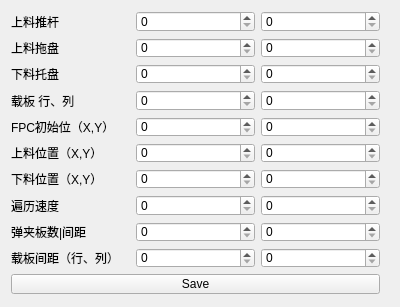
<?xml version="1.0" encoding="UTF-8"?>
<ui version="4.0">
 <class>widconfig</class>
 <widget class="QWidget" name="widconfig">
  <property name="geometry">
   <rect>
    <x>0</x>
    <y>0</y>
    <width>400</width>
    <height>307</height>
   </rect>
  </property>
  <property name="windowTitle">
   <string>widconfig</string>
  </property>
  <widget class="QWidget" name="verticalLayoutWidget">
   <property name="geometry">
    <rect>
     <x>0</x>
     <y>0</y>
     <width>391</width>
     <height>305</height>
    </rect>
   </property>
   <layout class="QVBoxLayout" name="verticalLayout">
    <item>
     <layout class="QHBoxLayout" name="horizontalLayout">
      <item>
       <widget class="QLabel" name="label">
        <property name="text">
         <string>上料推杆</string>
        </property>
       </widget>
      </item>
      <item>
       <widget class="QSpinBox" name="spinBox"/>
      </item>
      <item>
       <widget class="QSpinBox" name="spinBox_11"/>
      </item>
     </layout>
    </item>
    <item>
     <layout class="QHBoxLayout" name="horizontalLayout_2">
      <item>
       <widget class="QLabel" name="label_2">
        <property name="text">
         <string>上料拖盘</string>
        </property>
       </widget>
      </item>
      <item>
       <widget class="QSpinBox" name="spinBox_2"/>
      </item>
      <item>
       <widget class="QSpinBox" name="spinBox_12"/>
      </item>
     </layout>
    </item>
    <item>
     <layout class="QHBoxLayout" name="horizontalLayout_3">
      <item>
       <widget class="QLabel" name="label_3">
        <property name="text">
         <string>下料托盘</string>
        </property>
       </widget>
      </item>
      <item>
       <widget class="QSpinBox" name="spinBox_3"/>
      </item>
      <item>
       <widget class="QSpinBox" name="spinBox_13"/>
      </item>
     </layout>
    </item>
    <item>
     <layout class="QHBoxLayout" name="horizontalLayout_4">
      <item>
       <widget class="QLabel" name="label_4">
        <property name="text">
         <string>载板 行、列</string>
        </property>
       </widget>
      </item>
      <item>
       <widget class="QSpinBox" name="spinBox_4"/>
      </item>
      <item>
       <widget class="QSpinBox" name="spinBox_14"/>
      </item>
     </layout>
    </item>
    <item>
     <layout class="QHBoxLayout" name="horizontalLayout_5">
      <item>
       <widget class="QLabel" name="label_5">
        <property name="text">
         <string>FPC初始位（X,Y）</string>
        </property>
       </widget>
      </item>
      <item>
       <widget class="QSpinBox" name="spinBox_5"/>
      </item>
      <item>
       <widget class="QSpinBox" name="spinBox_15"/>
      </item>
     </layout>
    </item>
    <item>
     <layout class="QHBoxLayout" name="horizontalLayout_6">
      <item>
       <widget class="QLabel" name="label_6">
        <property name="text">
         <string>上料位置（X,Y）</string>
        </property>
       </widget>
      </item>
      <item>
       <widget class="QSpinBox" name="spinBox_6"/>
      </item>
      <item>
       <widget class="QSpinBox" name="spinBox_16"/>
      </item>
     </layout>
    </item>
    <item>
     <layout class="QHBoxLayout" name="horizontalLayout_7">
      <item>
       <widget class="QLabel" name="label_7">
        <property name="text">
         <string>下料位置（X,Y）</string>
        </property>
       </widget>
      </item>
      <item>
       <widget class="QSpinBox" name="spinBox_7"/>
      </item>
      <item>
       <widget class="QSpinBox" name="spinBox_17"/>
      </item>
     </layout>
    </item>
    <item>
     <layout class="QHBoxLayout" name="horizontalLayout_8">
      <item>
       <widget class="QLabel" name="label_8">
        <property name="text">
         <string>遍历速度</string>
        </property>
       </widget>
      </item>
      <item>
       <widget class="QSpinBox" name="spinBox_8"/>
      </item>
      <item>
       <widget class="QSpinBox" name="spinBox_18"/>
      </item>
     </layout>
    </item>
    <item>
     <layout class="QHBoxLayout" name="horizontalLayout_9">
      <item>
       <widget class="QLabel" name="label_9">
        <property name="text">
         <string>弹夹板数|间距</string>
        </property>
       </widget>
      </item>
      <item>
       <widget class="QSpinBox" name="spinBox_9"/>
      </item>
      <item>
       <widget class="QSpinBox" name="spinBox_19"/>
      </item>
     </layout>
    </item>
    <item>
     <layout class="QHBoxLayout" name="horizontalLayout_10">
      <item>
       <widget class="QLabel" name="label_10">
        <property name="text">
         <string>载板间距（行、列）</string>
        </property>
       </widget>
      </item>
      <item>
       <widget class="QSpinBox" name="spinBox_10"/>
      </item>
      <item>
       <widget class="QSpinBox" name="spinBox_20"/>
      </item>
     </layout>
    </item>
    <item>
     <widget class="QPushButton" name="pushButton">
      <property name="text">
       <string>Save</string>
      </property>
     </widget>
    </item>
   </layout>
  </widget>
 </widget>
 <layoutdefault spacing="6" margin="11"/>
 <resources/>
 <connections/>
</ui>
